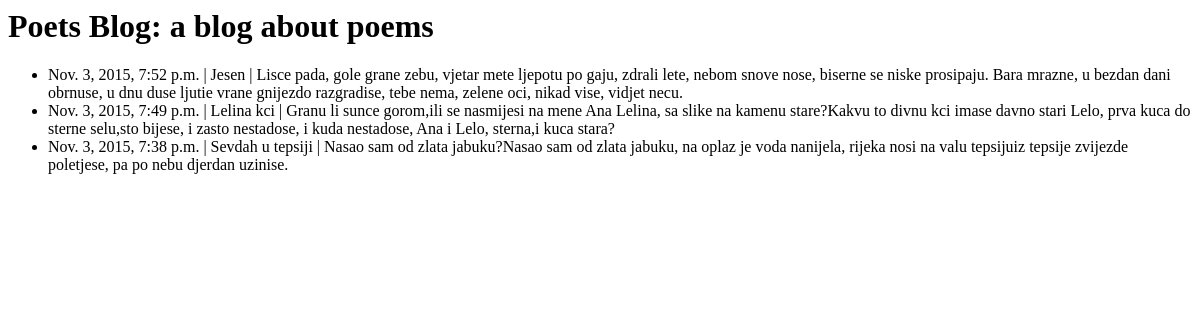
Page /blog/ on the earlier database version.
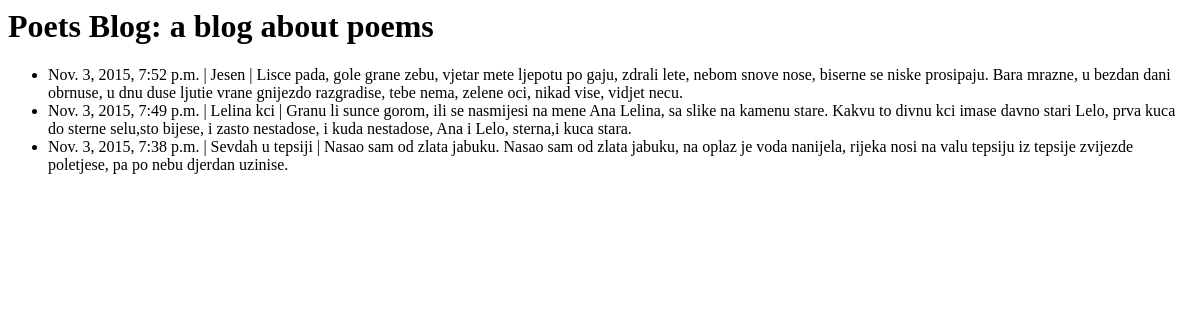
Same page on the later database version.
### blog/models.py (models this page shows, shortened)
class Post(models.Model):
    created_at = models.DateTimeField(auto_now_add=True)
    title = models.CharField(max_length=100)
    content = models.TextField()

### blog/views.py (the view)
def index(request):
    latest_posts = Post.objects.all().order_by('-created_at')
    t = loader.get_template('blog/index.html')
    c = Context({'latest_posts': latest_posts, })
    return HttpResponse(t.render(c))

### templates/blog/index.html
<h1>Poets Blog: a blog about poems</h1>
{% if latest_posts %}
    <ul>
    {% for post in latest_posts %}
        <li>{{post.created_at}} | {{post.title}} | {{post.content}}</li>
    {% endfor %}
    </ul>
{% endif %}

Differences in the rows shown:
changed Post "Lelina kci": content "Granu li sunce gorom,ili se nasmijesi na mene Ana Lelina, sa slike na kamenu stare?Kakvu to divnu kci imase davno stari Lelo, prva kuca do sterne selu,sto bijese, i zasto nestadose, i kuda nestadose, Ana i Lelo, sterna,i kuca stara?" → "Granu li sunce gorom, ili se nasmijesi na mene Ana Lelina, sa slike na kamenu stare. Kakvu to divnu kci imase davno stari Lelo, prva kuca do sterne selu,sto bijese, i zasto nestadose, i kuda nestadose, Ana i Lelo, sterna,i kuca stara."
changed Post "Sevdah u tepsiji": content "Nasao sam od zlata jabuku?Nasao sam od zlata jabuku, na oplaz je voda nanijela, rijeka nosi na valu tepsijuiz tepsije zvijezde poletjese, pa…" → "Nasao sam od zlata jabuku. Nasao sam od zlata jabuku, na oplaz je voda nanijela, rijeka nosi na valu tepsiju iz tepsije zvijezde poletjese, pa…"
